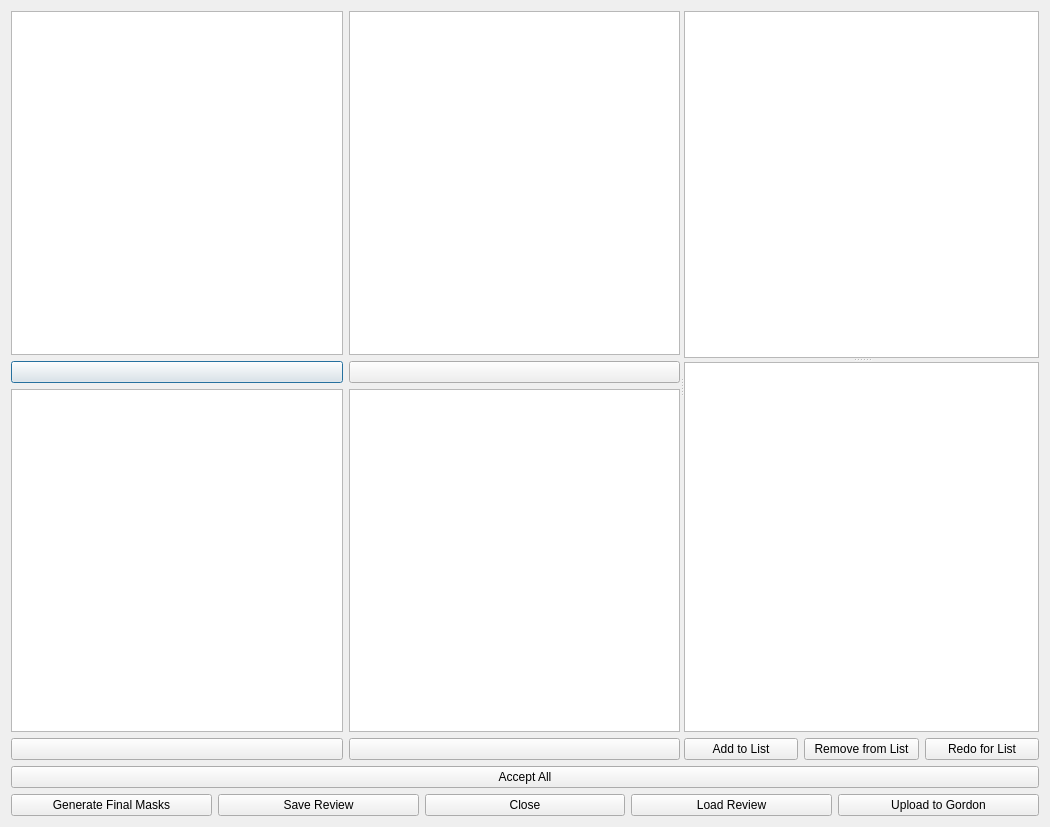
<?xml version="1.0" encoding="UTF-8"?>
<ui version="4.0">
 <class>MaskEditingGui</class>
 <widget class="QDialog" name="MaskEditingGui">
  <property name="geometry">
   <rect>
    <x>0</x>
    <y>0</y>
    <width>1050</width>
    <height>827</height>
   </rect>
  </property>
  <property name="windowTitle">
   <string>Review Masks </string>
  </property>
  <layout class="QGridLayout" name="gridLayout_2">
   <item row="0" column="0">
    <widget class="QSplitter" name="splitter_2">
     <property name="orientation">
      <enum>Qt::Horizontal</enum>
     </property>
     <widget class="QWidget" name="layoutWidget">
      <layout class="QGridLayout" name="gridLayout">
       <item row="0" column="0">
        <layout class="QVBoxLayout" name="verticalLayout_3">
         <item>
          <widget class="QGraphicsView" name="gview_1"/>
         </item>
         <item>
          <widget class="QPushButton" name="button_good_1">
           <property name="text">
            <string/>
           </property>
          </widget>
         </item>
        </layout>
       </item>
       <item row="0" column="1">
        <layout class="QVBoxLayout" name="verticalLayout">
         <item>
          <widget class="QGraphicsView" name="gview_2"/>
         </item>
         <item>
          <widget class="QPushButton" name="button_good_2">
           <property name="text">
            <string/>
           </property>
          </widget>
         </item>
        </layout>
       </item>
       <item row="1" column="0">
        <layout class="QVBoxLayout" name="verticalLayout_4">
         <item>
          <widget class="QGraphicsView" name="gview_3"/>
         </item>
         <item>
          <widget class="QPushButton" name="button_good_3">
           <property name="text">
            <string/>
           </property>
          </widget>
         </item>
        </layout>
       </item>
       <item row="1" column="1">
        <layout class="QVBoxLayout" name="verticalLayout_5">
         <item>
          <widget class="QGraphicsView" name="gview_4"/>
         </item>
         <item>
          <widget class="QPushButton" name="button_good_4">
           <property name="text">
            <string/>
           </property>
          </widget>
         </item>
        </layout>
       </item>
      </layout>
     </widget>
     <widget class="QSplitter" name="splitter">
      <property name="orientation">
       <enum>Qt::Vertical</enum>
      </property>
      <widget class="QGraphicsView" name="gview_finalMask"/>
      <widget class="QWidget" name="layoutWidget">
       <layout class="QVBoxLayout" name="verticalLayout_2">
        <item>
         <widget class="QListView" name="listview_bad"/>
        </item>
        <item>
         <layout class="QHBoxLayout" name="horizontalLayout">
          <item>
           <widget class="QPushButton" name="button_addToList">
            <property name="text">
             <string>Add to List</string>
            </property>
           </widget>
          </item>
          <item>
           <widget class="QPushButton" name="button_removeFromList">
            <property name="text">
             <string>Remove from List</string>
            </property>
           </widget>
          </item>
          <item>
           <widget class="QPushButton" name="button_redoList">
            <property name="text">
             <string>Redo for List</string>
            </property>
           </widget>
          </item>
         </layout>
        </item>
       </layout>
      </widget>
     </widget>
    </widget>
   </item>
   <item row="1" column="0">
    <widget class="QPushButton" name="button_acceptAllSubmasks">
     <property name="text">
      <string>Accept All</string>
     </property>
    </widget>
   </item>
   <item row="2" column="0">
    <layout class="QHBoxLayout" name="horizontalLayout_2">
     <item>
      <widget class="QPushButton" name="button_confirmMasks">
       <property name="text">
        <string>Generate Final Masks</string>
       </property>
      </widget>
     </item>
     <item>
      <widget class="QPushButton" name="button_saveReview">
       <property name="text">
        <string>Save Review</string>
       </property>
      </widget>
     </item>
     <item>
      <widget class="QPushButton" name="button_closeMaskGui">
       <property name="text">
        <string>Close</string>
       </property>
      </widget>
     </item>
     <item>
      <widget class="QPushButton" name="button_loadReview">
       <property name="text">
        <string>Load Review</string>
       </property>
      </widget>
     </item>
     <item>
      <widget class="QPushButton" name="button_uploadMasks">
       <property name="text">
        <string>Upload to Gordon</string>
       </property>
      </widget>
     </item>
    </layout>
   </item>
  </layout>
 </widget>
 <resources/>
 <connections/>
</ui>
